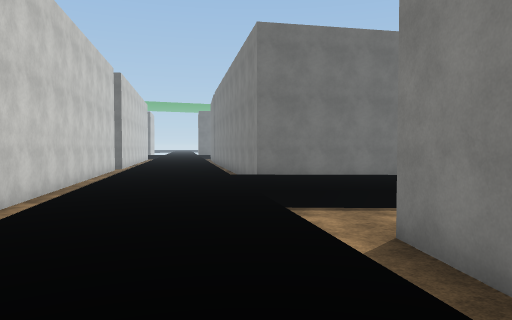
view 1 (above)

24 first-person views from a walk through a 3-D level made in the Unity game engine. The camera is 1.5 m above the floor, tilts 2° down and sees 70° across. The floor is counted in squares, 2 m on a side. Each view is taken from the middle of a square. On the plan, view 1 faces up. The plan holds only what a view shows up to about 11 squares ahead; the rest is blank. The place goes on beyond the plan. The player character is not drawn. Surface patterns are stand-ins for the level's own textures.

view 2
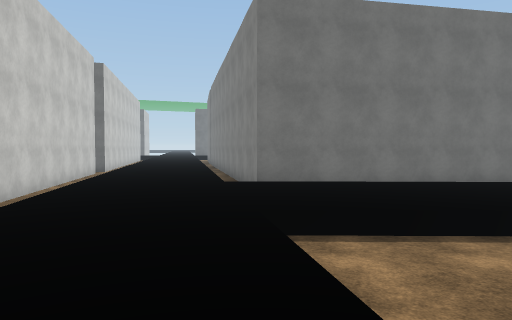

view 3
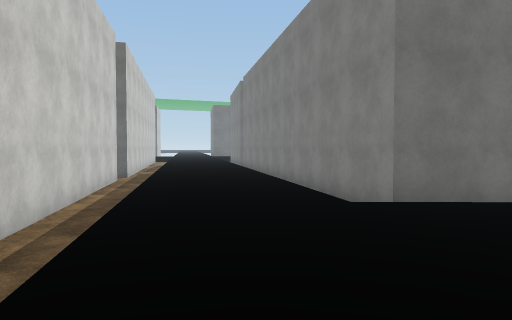

view 4
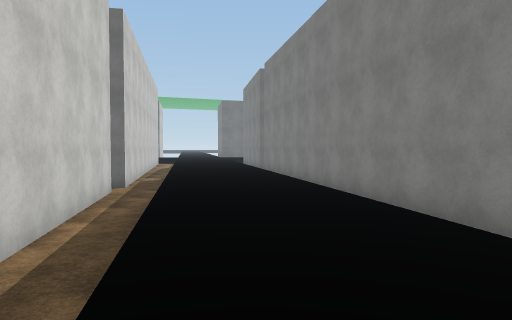

view 5
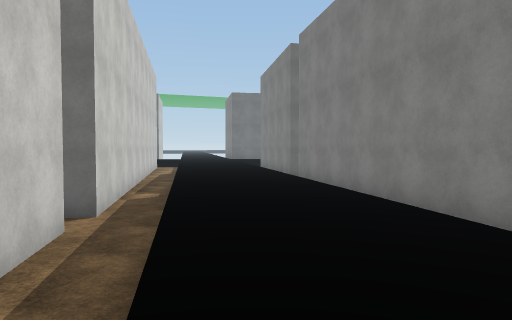

view 6
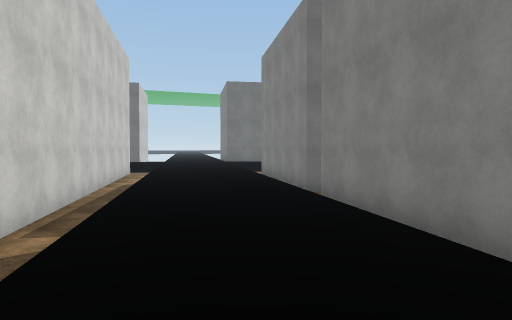

view 7
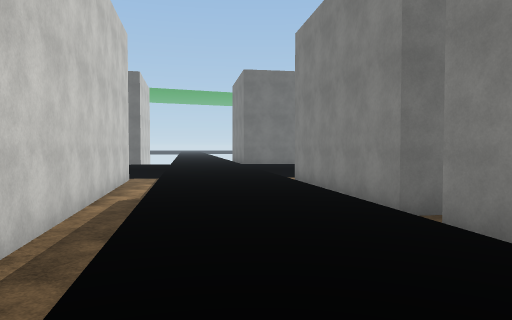

view 8
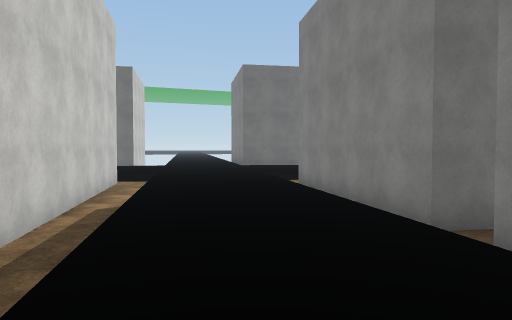

view 9
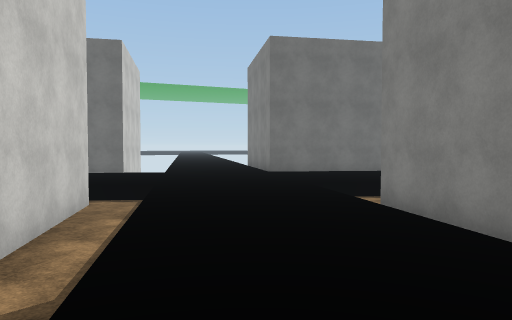

view 10
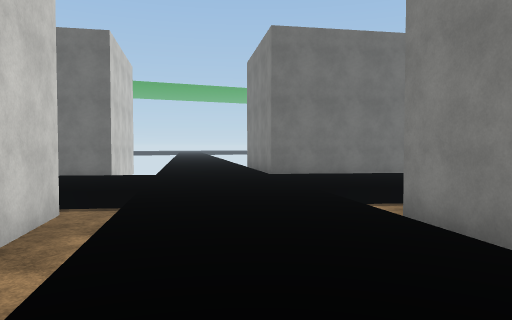

view 11
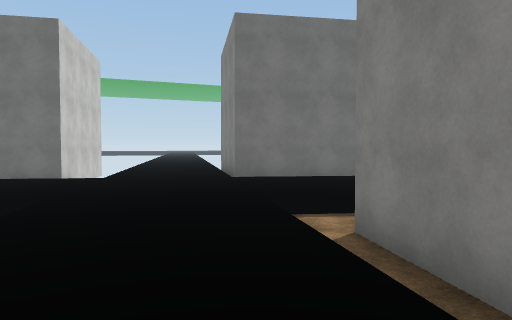

view 12
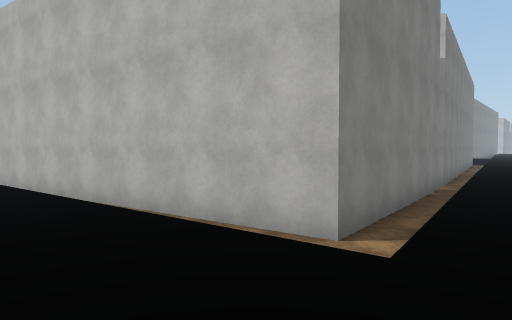

view 13
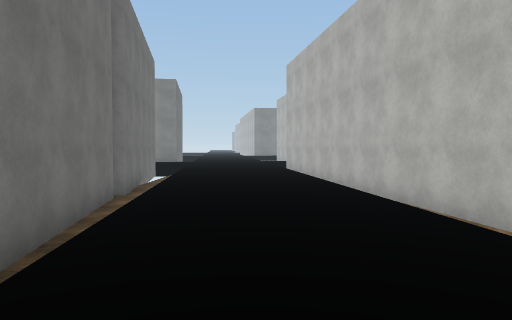

view 14
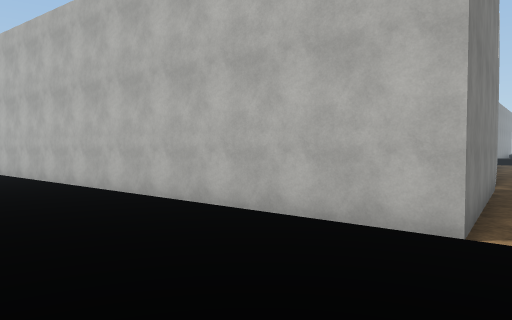

view 15
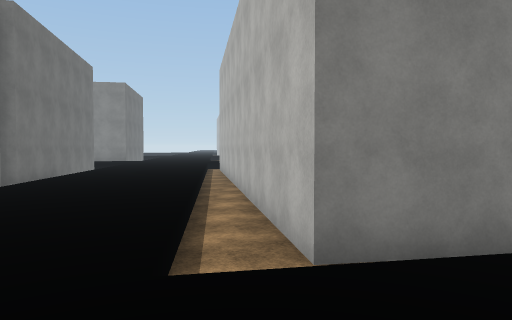

view 16
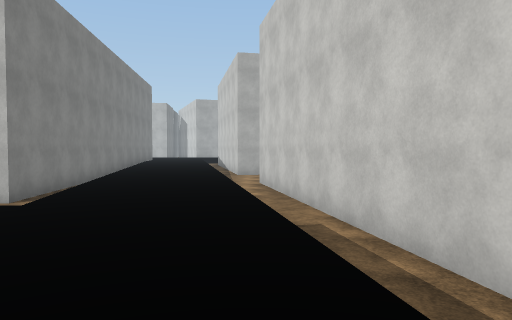

view 17
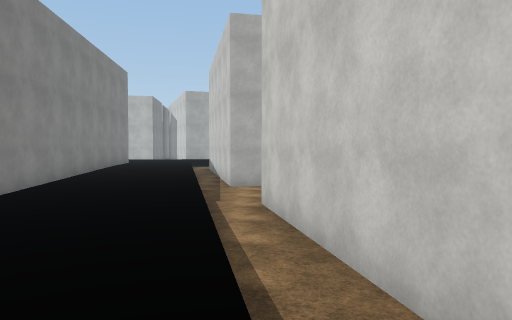

view 18
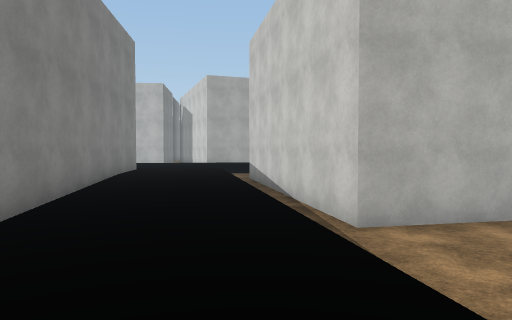

view 19
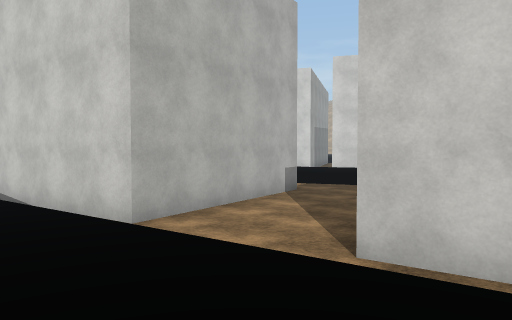

view 20
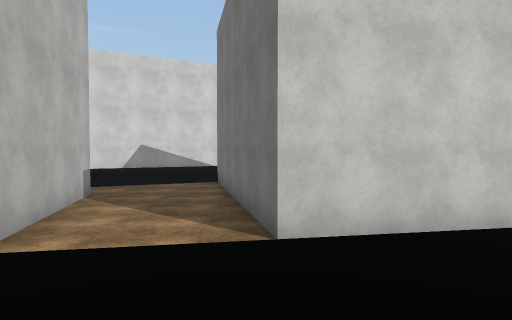

view 21
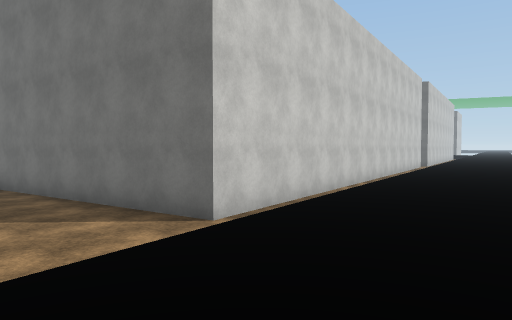

view 22
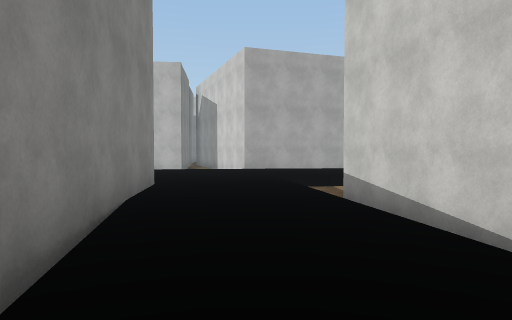

view 23
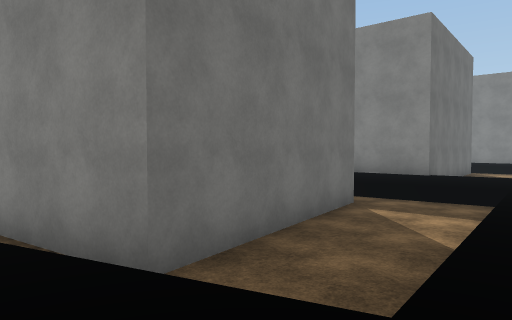

view 24
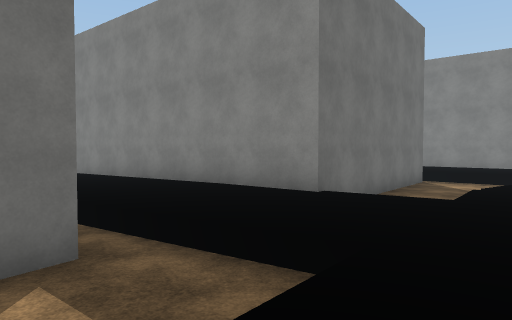

### Floor plan
Key: @ floor where view 1 was taken; # wall or solid block; . main floor; - floor 0.5 m lower than the main floor; v drop or lower ground.
Columns run from 10 left of view 1 to 11 right of it. Each row starts with its distance up from view 1.
 36 vv...####vvvv...
 35 vv..............
 34 ................
 33 .................
 32 ........vvvvvv#####
 31  vv..vvv#######
 30  #v...-##
 29  #v...v#
 28  #v...v#
 27   v...v#
 26   #v...#
 25   #v...##
 24   #v...vv
 23   #v...v#
 22   #v...v#
 21   ##v...#
 20    #v...#
 19    #v...##
 18    #v...v#
 17    vv...v#
 16     vv...#
 15     #v...#
 14     #v...##
 13     #v...v#
 12     #v...v#   ####
 11     #vv..v#####vv
 10     ##v...vvvvvv
  9      #v.........
  8      #v........
  7      #v........
  6       vv..vvvv
  5       #v...vv
  4       #v...v#
  3       #v...v#
  2       #v...v#
  1       #vv..v#
  0    ####vv.@.#
 -1 ##vvvvvvv...#
 -2 .vvvvvvvv...#
 -3 .vvvvv###...#
 -4 ..v#### #...##
 -5 ..v     #v...#
 -6         #v...#
 -7         #v...#
 -8         ##...#
 -9     #    #...#
-10     #  ###v..######v.
-11     ####vvv...  vvvv..
-12     vvvvvvv...vvvv vv.
-13     .vvvv........
-14    .    .......

Where each view was taken, in squares from view 1:
view 1: 0 up, 0 right, facing up
view 2: 2 up, 0 right, facing up
view 3: 5 up, 2 left, facing up
view 4: 8 up, 3 left, facing up
view 5: 12 up, 4 left, facing up
view 6: 16 up, 4 left, facing up
view 7: 19 up, 5 left, facing up
view 8: 20 up, 5 left, facing up
view 9: 24 up, 6 left, facing up
view 10: 25 up, 6 left, facing up
view 11: 26 up, 5 left, facing up
view 12: 34 up, 6 left, facing down-right
view 13: 34 up, 6 left, facing right
view 14: 35 up, 5 left, facing down-right
view 15: 31 up, 7 left, facing right
view 16: 11 up, 3 left, facing down
view 17: 7 up, 3 left, facing down
view 18: 2 up, 1 left, facing down
view 19: 2 up, 0 right, facing down-left
view 20: 0 up, 1 right, facing left
view 21: 3 down, 1 right, facing up-left
view 22: 3 down, 1 right, facing down
view 23: 14 down, 7 left, facing up-right
view 24: 14 down, 2 left, facing up-right
